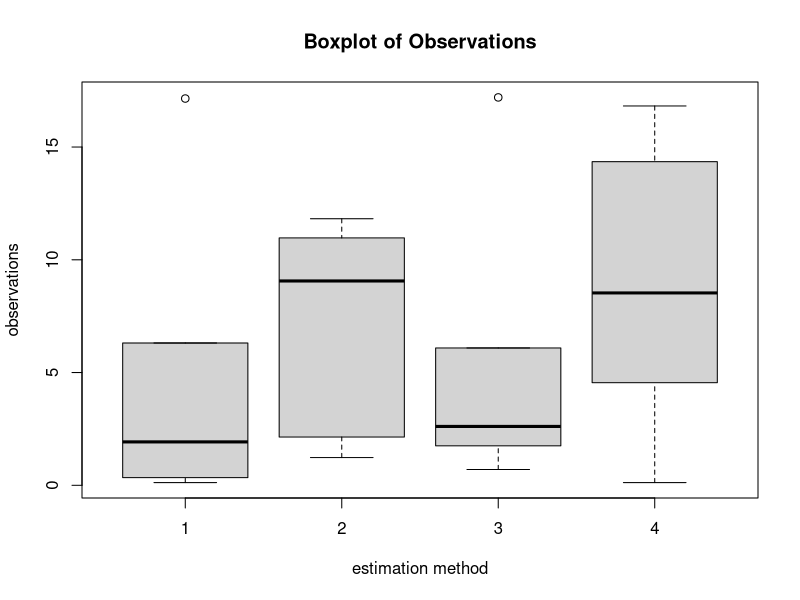
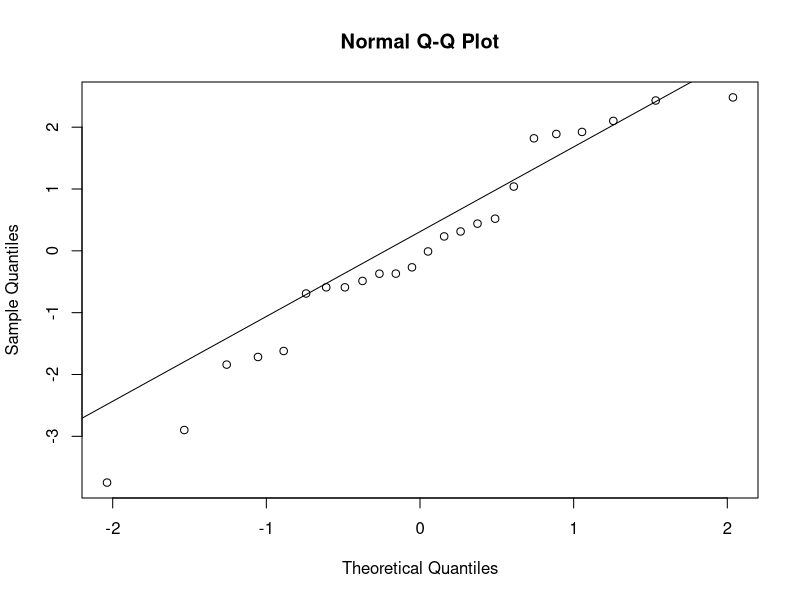
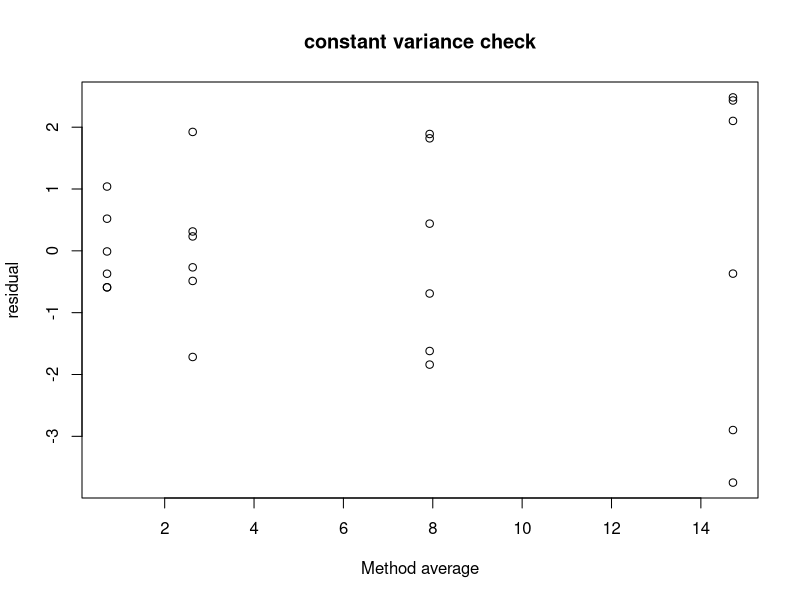
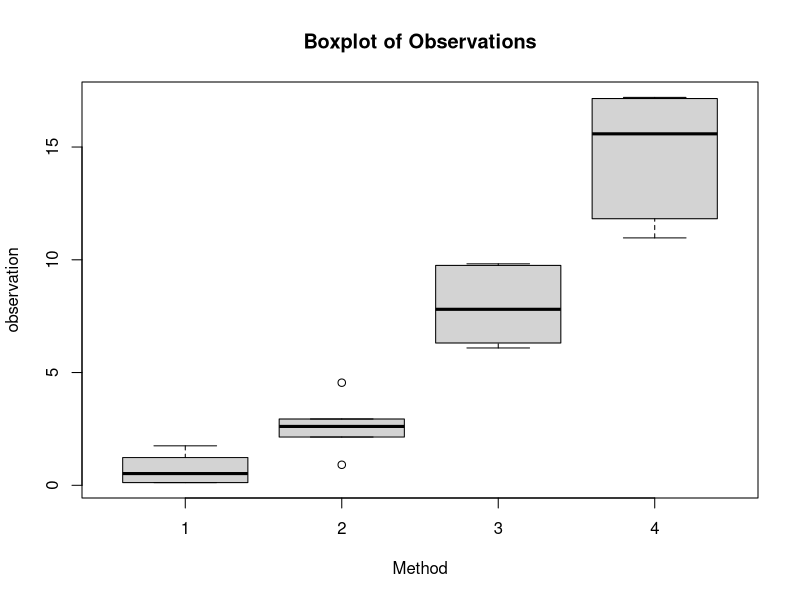
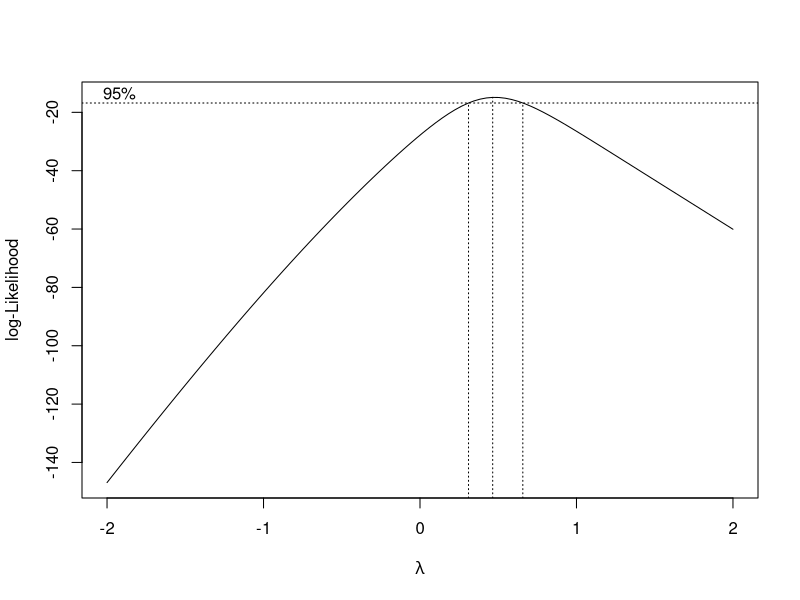
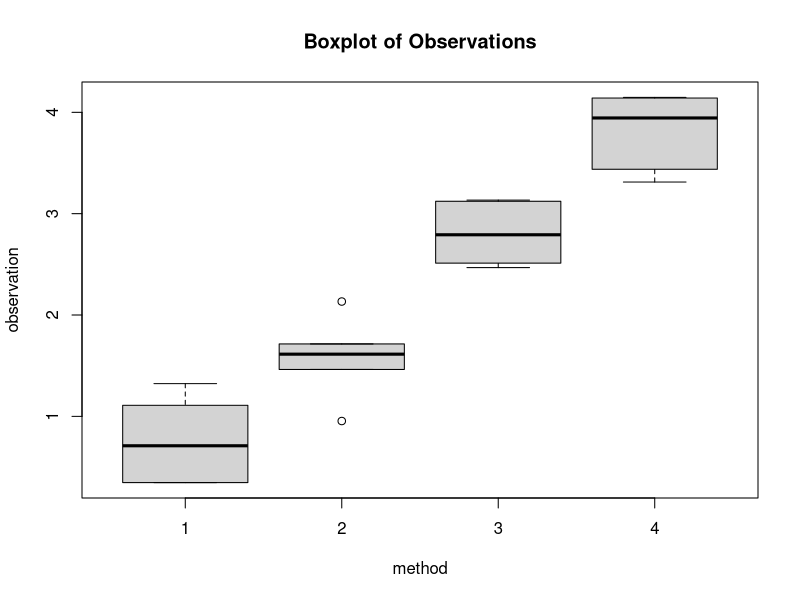

These charts were generated, in order, by the following R code:
m1 <- c(.34,.12,1.23,.70,1.75,.12)
m2 <- c(.91,2.94,2.14,2.36,2.86,4.55)
m3 <- c(6.31,8.37,9.75,6.09,9.82,7.24)
m4 <- c(17.15,11.82,10.97,17.20,14.35,16.82)
dat <- data.frame(m1,m2,m3,m4)
dat
library(tidyr)
library(dplyr)
dat1 <- pivot_longer(dat,c(m1,m2,m3,m4))
dat1
colnames(dat1)<-c("Method","Observations")
dat1
dat1$Method <- as.factor(dat1$Method)
dat1$Observations <- as.numeric(dat1$Observations)
str(dat1)
# Answer to the ques (A)
# Linear effects equation Yij = y_bar.. + Ti + Eij
# where Yij = jth observations from the ith population (Estimation Method)
# y_bar..  = grand mean
# Ti = Fixed Effect of estimation method
# Eij = random error ~ N(0,sigma^2)
# Hypothesis 
# H0 = u1=u2=u3=u4
# Ha = at leat one of the u(i) differs
# u(i) = mean of the estimation method (i=1,2,3,4)
obs <- c(dat1$Observations)
str(obs)
x <- c(rep(1,6),rep(2,6),rep(3,6),rep(4,6))
boxplot(obs~x,xlab="estimation method",ylab="observations",main="Boxplot of Observations")
meanx<-c(rep(mean(m1),6),rep(mean(m2),6),rep(mean(m3),6),rep(mean(m4),6))
methods<-c(m1,m2,m3,m4)
res<-methods-meanx
qqnorm(res)
qqline(res)
plot(meanx,res,xlab="Method average",ylab="residual",
     main="constant variance check")
# Answer to the ques (B)
# From the qq plot, we see that the data appears to be approximately 
# normally distributed
# From the constant variance check plot, we see that the residuals have 
# the different spread/disperse. Hence the variance is not constant.
# Answer to the ques (C)
kruskal.test(Observations~Method,data=dat1)
# P value is highly significant at alpha = 0.05 so we reject H0 that is at 
# least one of the mean estimation method differs
library(MASS)
m1 <- c(.34,.12,1.23,.70,1.75,.12)
m2 <- c(.91,2.94,2.14,2.36,2.86,4.55)
m3 <- c(6.31,8.37,9.75,6.09,9.82,7.24)
m4 <- c(17.15,11.82,10.97,17.20,14.35,16.82)
obs <- c(m1,m2,m3,m4)
x <- c(rep(1,6),rep(2,6),rep(3,6),rep(4,6))
boxplot(obs~x,xlab="Method",ylab="observation",main="Boxplot of Observations")
boxcox(obs~x)
# lambda=1 is not within 95% CI so we can go ahead to do boxcox transformations
obs1 <- obs^(0.5)
boxplot(obs1~x,xlab="method",ylab="observation",main="Boxplot of Observations")
anova_mod <- aov(obs1~x)
summary(anova_mod)
## Since the p value is highly significant at alpha=0.05, we reject H0
# atleast one of the mean estimation method differs